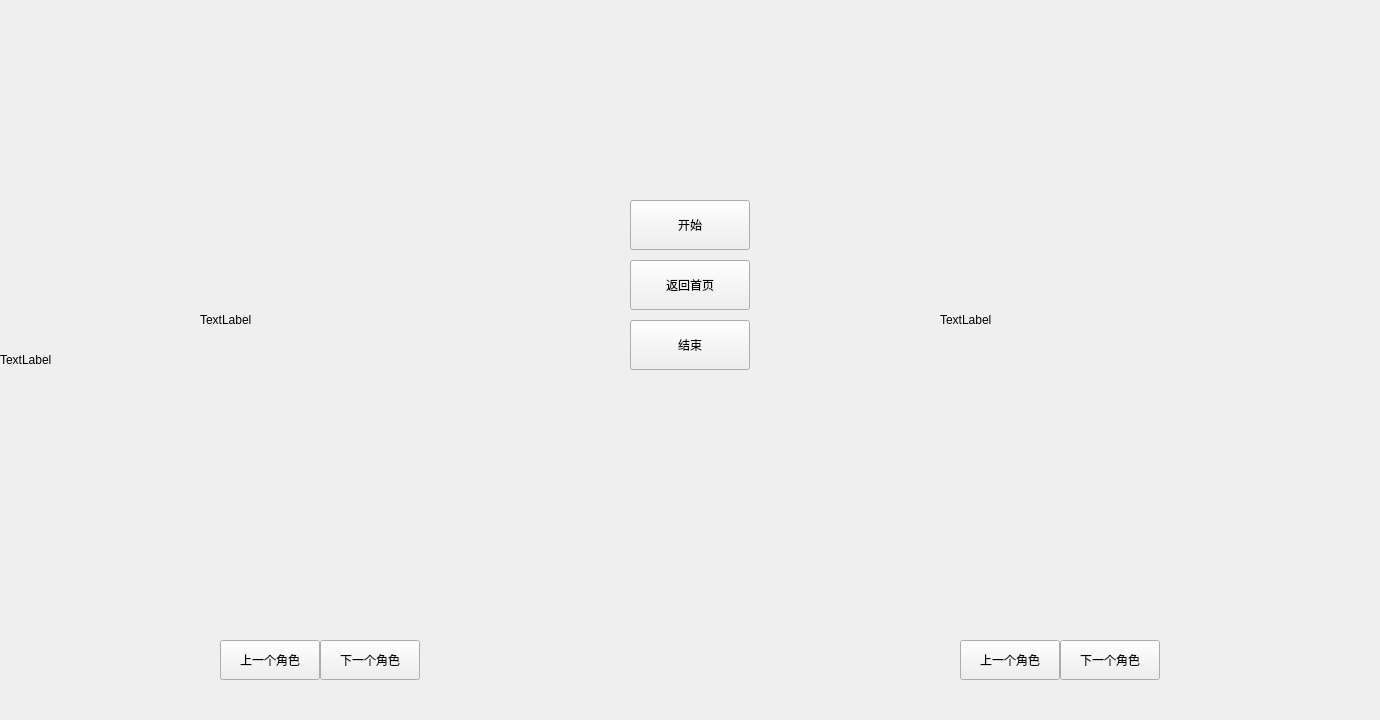
<?xml version="1.0" encoding="UTF-8"?>
<ui version="4.0">
 <class>Select</class>
 <widget class="QWidget" name="Select">
  <property name="geometry">
   <rect>
    <x>0</x>
    <y>0</y>
    <width>1380</width>
    <height>720</height>
   </rect>
  </property>
  <property name="windowTitle">
   <string>选择界面</string>
  </property>
  <property name="windowIcon">
   <iconset>
    <normaloff>:/icon/build/Desktop_Qt_6_7_0_MinGW_64_bit-Debug/resource/icon/猫咪.svg</normaloff>:/icon/build/Desktop_Qt_6_7_0_MinGW_64_bit-Debug/resource/icon/猫咪.svg</iconset>
  </property>
  <widget class="QLabel" name="lab_player1_show">
   <property name="geometry">
    <rect>
     <x>200</x>
     <y>10</y>
     <width>380</width>
     <height>620</height>
    </rect>
   </property>
   <property name="text">
    <string>TextLabel</string>
   </property>
  </widget>
  <widget class="QLabel" name="lab_player2_show">
   <property name="geometry">
    <rect>
     <x>940</x>
     <y>10</y>
     <width>380</width>
     <height>620</height>
    </rect>
   </property>
   <property name="text">
    <string>TextLabel</string>
   </property>
  </widget>
  <widget class="QPushButton" name="btn_player1_last">
   <property name="geometry">
    <rect>
     <x>220</x>
     <y>640</y>
     <width>100</width>
     <height>40</height>
    </rect>
   </property>
   <property name="text">
    <string>上一个角色</string>
   </property>
  </widget>
  <widget class="QPushButton" name="btn_player1_next">
   <property name="geometry">
    <rect>
     <x>320</x>
     <y>640</y>
     <width>100</width>
     <height>40</height>
    </rect>
   </property>
   <property name="text">
    <string>下一个角色</string>
   </property>
  </widget>
  <widget class="QPushButton" name="btn_player2_last">
   <property name="geometry">
    <rect>
     <x>960</x>
     <y>640</y>
     <width>100</width>
     <height>40</height>
    </rect>
   </property>
   <property name="text">
    <string>上一个角色</string>
   </property>
  </widget>
  <widget class="QPushButton" name="btn_player2_next">
   <property name="geometry">
    <rect>
     <x>1060</x>
     <y>640</y>
     <width>100</width>
     <height>40</height>
    </rect>
   </property>
   <property name="text">
    <string>下一个角色</string>
   </property>
  </widget>
  <widget class="QPushButton" name="btn_start">
   <property name="geometry">
    <rect>
     <x>630</x>
     <y>200</y>
     <width>120</width>
     <height>50</height>
    </rect>
   </property>
   <property name="text">
    <string>开始</string>
   </property>
  </widget>
  <widget class="QPushButton" name="btn_over">
   <property name="geometry">
    <rect>
     <x>630</x>
     <y>320</y>
     <width>120</width>
     <height>50</height>
    </rect>
   </property>
   <property name="text">
    <string>结束</string>
   </property>
  </widget>
  <widget class="QLabel" name="background">
   <property name="geometry">
    <rect>
     <x>0</x>
     <y>0</y>
     <width>1380</width>
     <height>720</height>
    </rect>
   </property>
   <property name="text">
    <string>TextLabel</string>
   </property>
  </widget>
  <widget class="QLabel" name="lab_show_is_ai">
   <property name="geometry">
    <rect>
     <x>890</x>
     <y>90</y>
     <width>121</width>
     <height>51</height>
    </rect>
   </property>
   <property name="font">
    <font>
     <pointsize>22</pointsize>
     <bold>true</bold>
    </font>
   </property>
   <property name="text">
    <string/>
   </property>
  </widget>
  <widget class="QPushButton" name="btn_return_home">
   <property name="geometry">
    <rect>
     <x>630</x>
     <y>260</y>
     <width>120</width>
     <height>50</height>
    </rect>
   </property>
   <property name="text">
    <string>返回首页</string>
   </property>
  </widget>
  <zorder>background</zorder>
  <zorder>lab_player1_show</zorder>
  <zorder>lab_player2_show</zorder>
  <zorder>btn_player1_last</zorder>
  <zorder>btn_player1_next</zorder>
  <zorder>btn_player2_last</zorder>
  <zorder>btn_player2_next</zorder>
  <zorder>btn_start</zorder>
  <zorder>btn_over</zorder>
  <zorder>lab_show_is_ai</zorder>
  <zorder>btn_return_home</zorder>
 </widget>
 <resources/>
 <connections/>
</ui>
